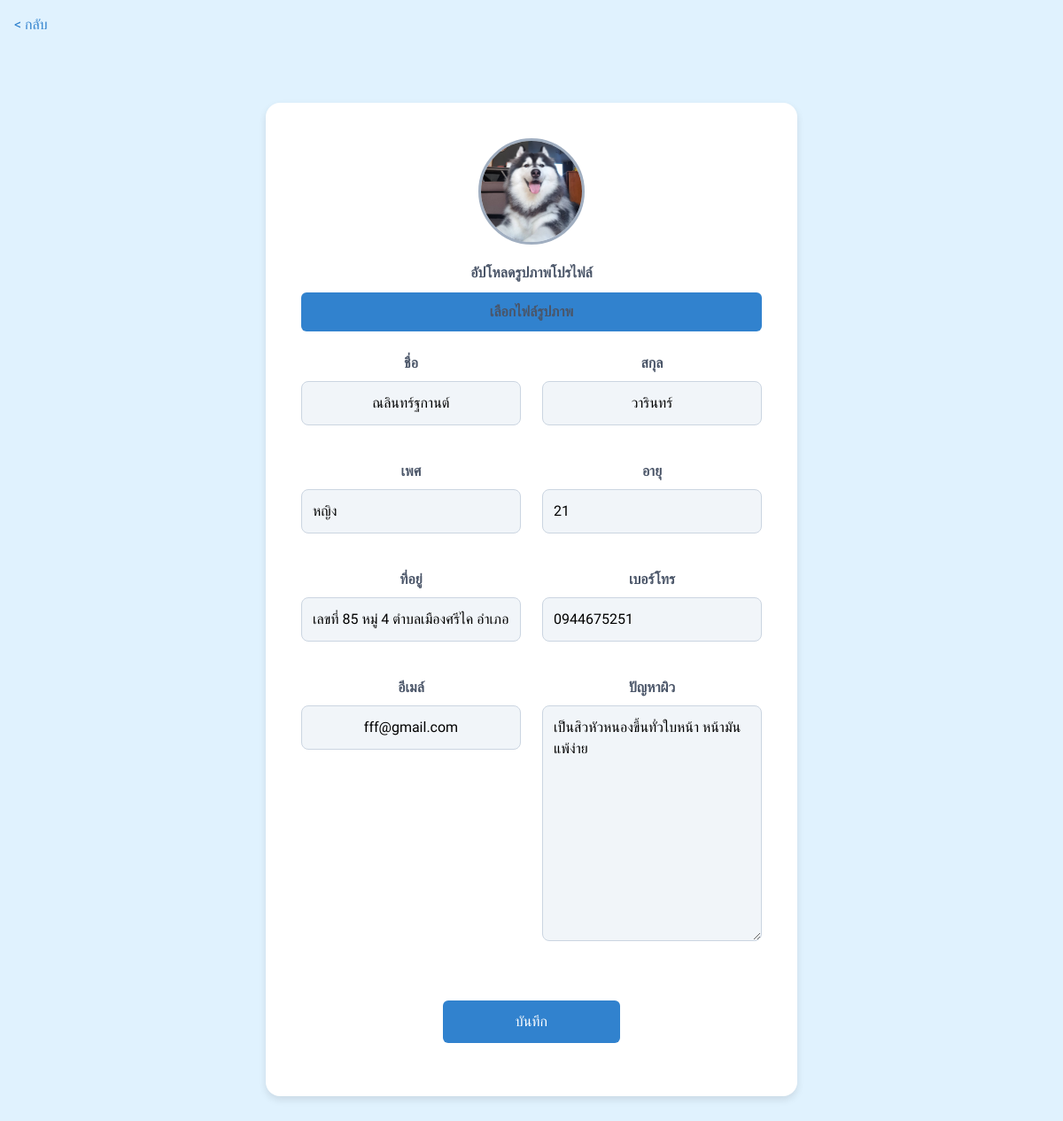
Before: /edit-profile/ (signed in) with the older database file.
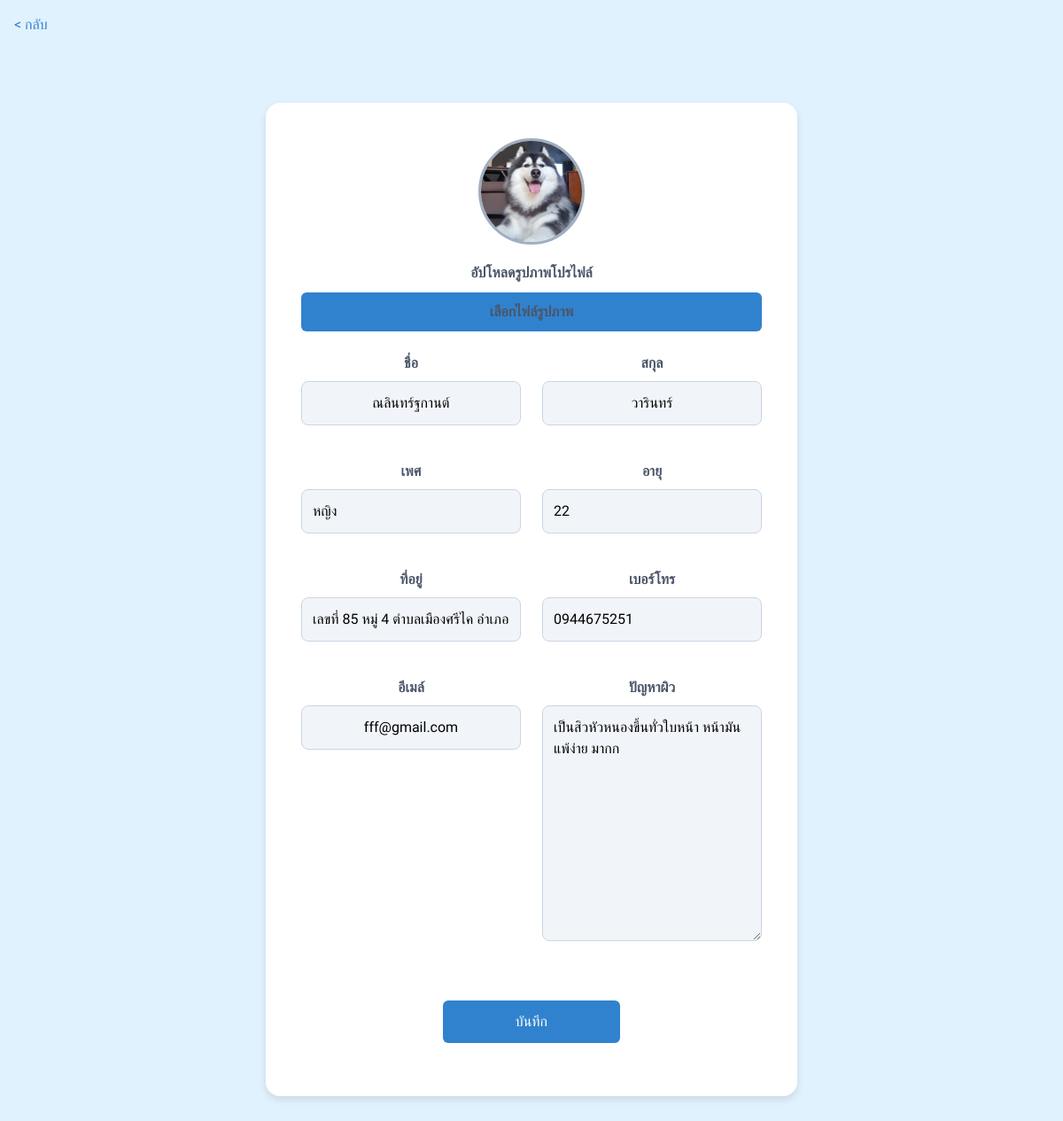
After: the same page with the newer database file.
### accounts/models.py (models this page shows, shortened)
class Profile(models.Model):
    ROLE_CHOICES = [
        ('User', 'User'),
        ('Admin', 'Admin'),
        ('Expert', 'Expert'),
        ('Seller', 'Seller'),
    ]
    user = models.OneToOneField(User, on_delete=models.CASCADE, related_name='profile')  # เชื่อมกับ User
    role = models.CharField(max_length=10, choices=ROLE_CHOICES, default='User')  # บทบาทของผู้ใช้
    address = models.CharField(max_length=255, blank=True, null=True)  # ที่อยู่
    phone_number = models.CharField(max_length=10, blank=True, null=True)  # เบอร์โทรศัพท์
    skin_problem = models.TextField(blank=True, null=True)  # ปัญหาผิว
    image = models.ImageField(upload_to='profile_pics/', blank=True, null=True)  # รูปโปรไฟล์
    age = models.IntegerField(blank=True, null=True)  # อายุ
    gender = models.CharField(max_length=10, blank=True, null=True)  # เพศ

### accounts/views.py (the view)
# urls.py: path('edit-profile/', views.edit_profile, name='edit_profile'),  # ฟังก์ชันแก้ไขโปรไฟล์ใหม่
@login_required
def edit_profile(request):
    profile = Profile.objects.get(user=request.user)
    if request.method == 'POST':
        form = ProfileForm(request.POST, request.FILES, instance=profile)
        if form.is_valid():
            form.save()
            return redirect('user_profile')
    else:
        form = ProfileForm(instance=profile)
    return render(request, 'edit_profile.html', {'form': form})

### accounts/forms.py (shortened to what this page needs)
class ProfileForm(forms.ModelForm):
    first_name = forms.CharField(max_length=30, required=True, label="ชื่อ")
    last_name = forms.CharField(max_length=30, required=True, label="สกุล")
    email = forms.EmailField(required=True, label="อีเมล")
    class Meta:
        model = Profile
        fields = ['image', 'phone_number', 'address', 'skin_problem', 'age', 'gender']
    def __init__(self, *args, **kwargs):
        super(ProfileForm, self).__init__(*args, **kwargs)
        self.fields['first_name'].initial = self.instance.user.first_name
        self.fields['last_name'].initial = self.instance.user.last_name
        self.fields['email'].initial = self.instance.user.email

### templates/edit_profile.html (shortened to what this page needs)
{% load static %}
<!DOCTYPE html>
<html lang="th">
<head>
    <script src="https://cdn.tailwindcss.com"></script>
</head>
<body>
    <div class="p-4">
        <a href="{% url 'user_profile' %}" class="back-button">&lt; กลับ</a>
    </div>
    <div class="form-container">
        <form method="POST" enctype="multipart/form-data">
            <div class="profile-picture">
                {% if user.profile.image %}
                    <img id="profileImage" src="{{ user.profile.image.url }}" alt="Profile Picture">
                {% else %}
                    <img id="profileImage" src="{% static 'images/default-profile.png' %}" alt="Default Profile Picture">
                {% endif %}
            </div>
            <div>
                <label for="profile_image" class="block">อัปโหลดรูปภาพโปรไฟล์</label>
                <label for="profileImageInput" class="profile-upload-button">เลือกไฟล์รูปภาพ</label>
            </div>
            <div class="grid grid-cols-2 gap-6 mt-6">
                <div>
                    <label for="first_name">ชื่อ</label>
                    <input type="text" name="first_name" value="{{ user.first_name }}" class="bg-white p-3 rounded-lg text-center">
                </div>
                <div>
                    <label for="last_name">สกุล</label>
                    <input type="text" name="last_name" value="{{ user.last_name }}" class="bg-white p-3 rounded-lg text-center">
                </div>
                <div>
                    <label for="gender">เพศ</label>
                    {{ form.gender }}
                </div>
                <div>
                    <label for="age">อายุ</label>
                    {{ form.age }}
                </div>
                <div>
                    <label for="address">ที่อยู่</label>
                    {{ form.address }}
                </div>
                <div>
                    <label for="phone_number">เบอร์โทร</label>
                    {{ form.phone_number }}
                </div>
                <div>
                    <label for="email">อีเมล์</label>
                    <input type="email" name="email" value="{{ user.email }}" class="bg-white p-3 rounded-lg text-center">
                </div>
                <div>
                    <label for="skin_problem">ปัญหาผิว</label>
                    {{ form.skin_problem }}
                </div>
                <div class="col-span-2">
                    <button type="submit" class="save-button">บันทึก</button>
                </div>
            </div>
        </form>
    </div>
</body>
</html>

Changed rows visible on the page:
changed Profile "หญิง": age "21" → "22"; skin_problem "เป็นสิวหัวหนองขึ้นทั่วใบหน้า หน้ามันแพ้ง่าย" → "เป็นสิวหัวหนองขึ้นทั่วใบหน้า หน้ามันแพ้ง่าย มากก"
